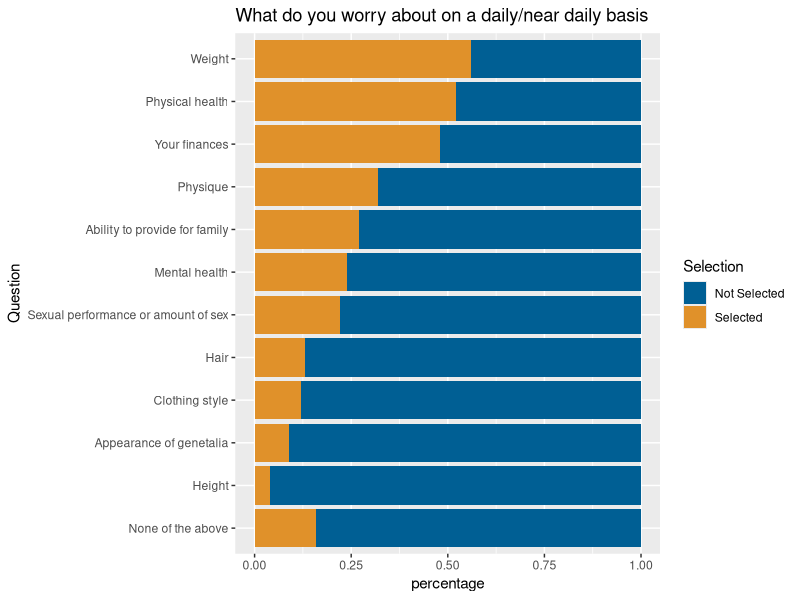

This chart was generated by the following R code:
library(tidyverse)
Test <- read_csv2("Shiny App/data_files/Clean_Multi_Column.csv")

Test <- Test %>%
  group_by(Question) %>%
  mutate(percentage = Value / sum(Value) * 100)

Test$Selection = as.factor(Test$Selection)
Test$Selection = factor(Test$Selection, levels = c("Not Selected", "Selected"))
Test$percentage = round(Test$percentage, 0)
Test$Question = factor(Test$Question, levels = c("None of the above", "Height", "Appearance of genetalia", "Clothing style", "Hair", "Sexual performance or amount of sex",
                                                 "Mental health", "Ability to provide for family", "Physique", "Your finances", "Physical health",
                                                 "Weight"))
ggplot(Test, aes(fill = Selection, x = Question, y = percentage)) +
  geom_bar(position = "fill", stat = "identity") +
  coord_flip() +
  scale_fill_manual(values = c("#005F94", "#E0912A")) +
  labs(title = "What do you worry about on a daily/near daily basis")

# SAVE THIS FUCKING LINK
# https://gist.github.com/ale-lazic/f9754aff54acfcc0e32718d5685817c3